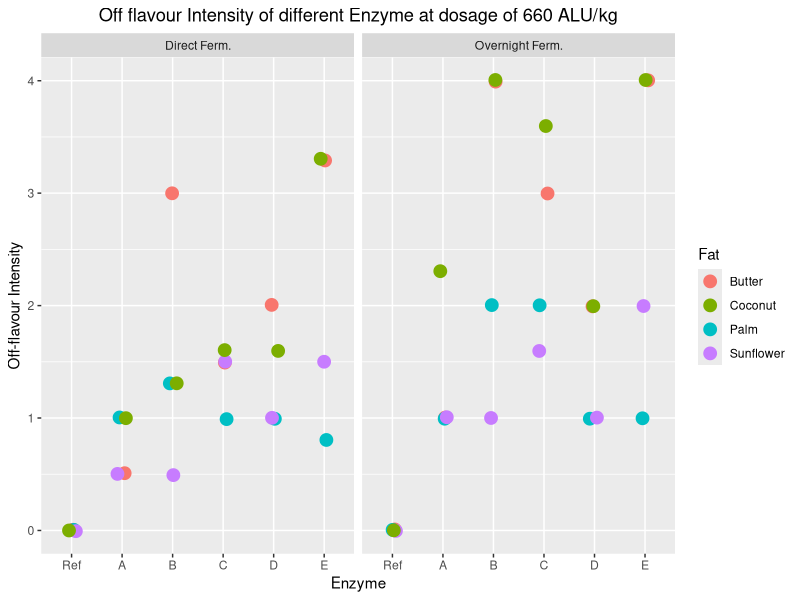
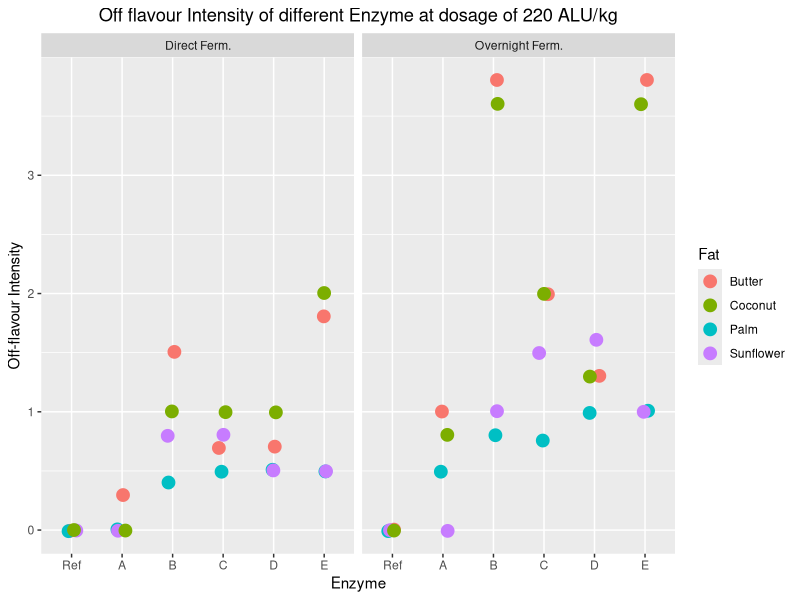
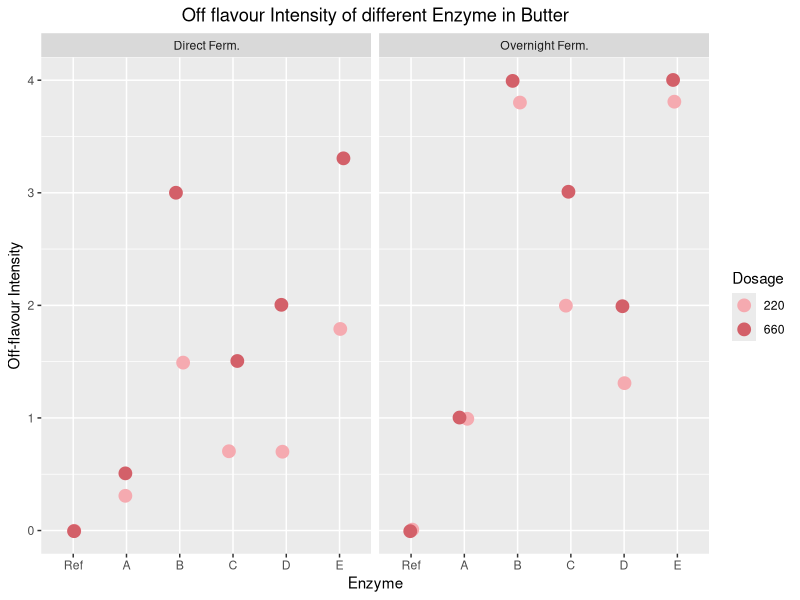
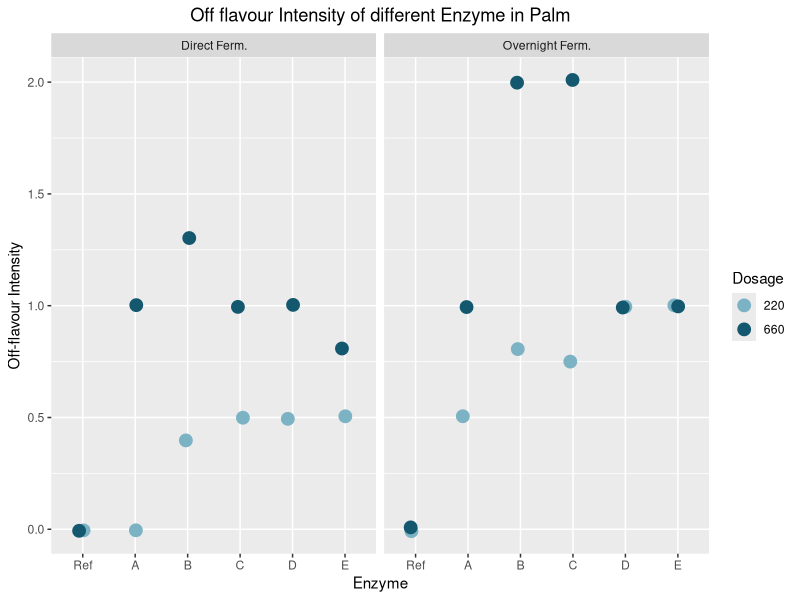
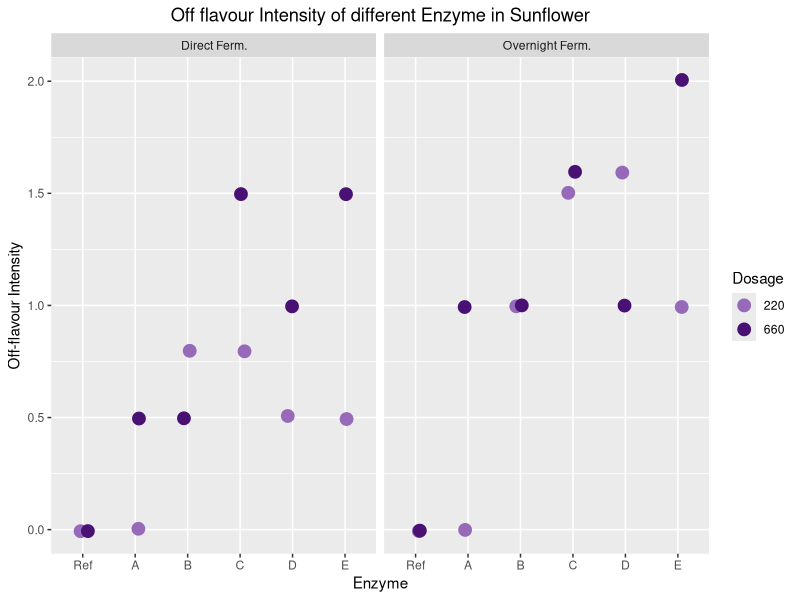
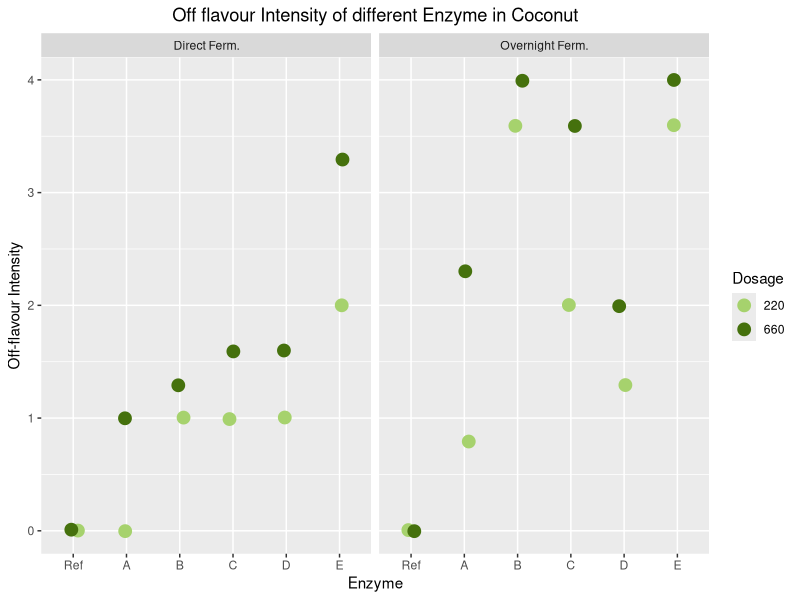
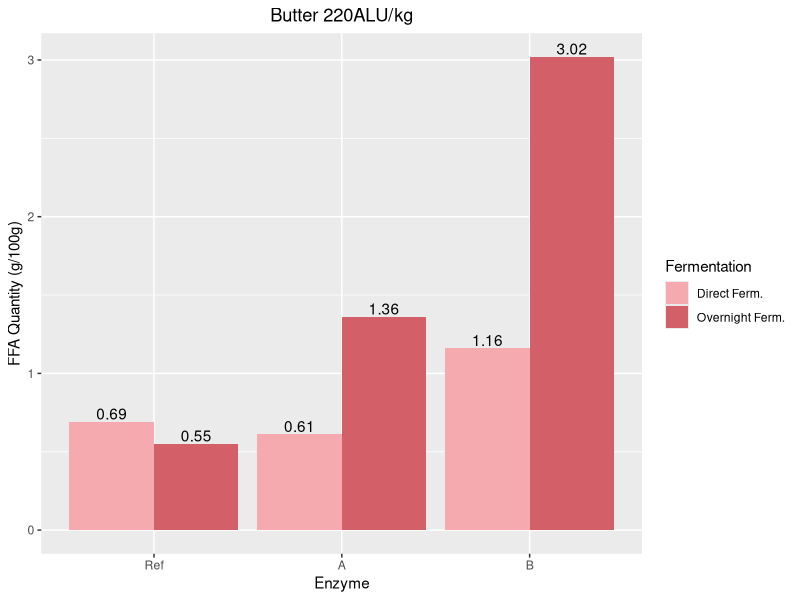
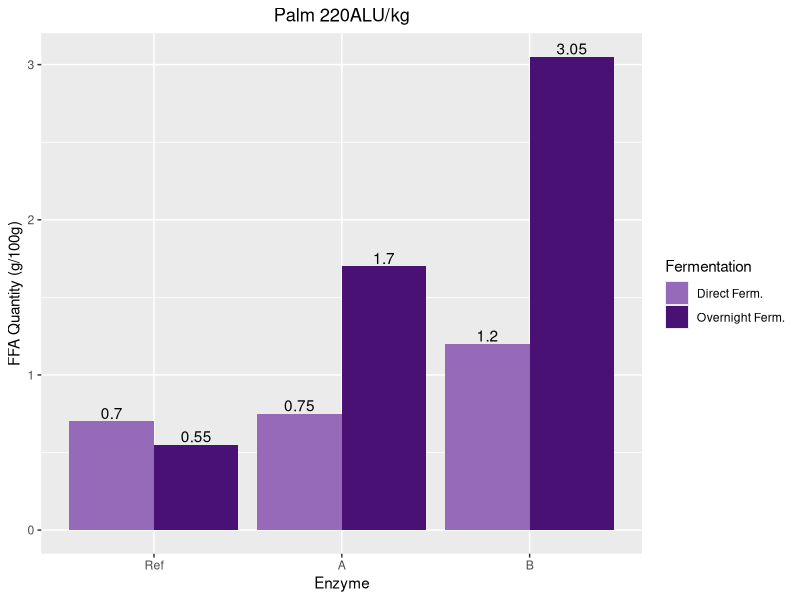

R code for these plots, in order: (Note: this script raises an error after producing the figures.)
#######Library##############
getwd()
library(readxl)
library(readr)
library(ggplot2)
library(tidyr)
library(tidyverse)
library(ggpubr)
library(purrr)

######Import Data frame (Excel)#######
Off_flavour_Data <- read_excel("Off_flavour_Data.xlsx")
Off_flavour_Data <- select(Off_flavour_Data,-Intensity_P1,-Intensity_P2,-Intensity_P3,
                           -Quantity_1,-Quantity_2)

#strings
Off_flavour_Data$Enzyme <- as.factor(Off_flavour_Data$Enzyme)
Off_flavour_Data$Fat <- as.factor(Off_flavour_Data$Fat)
Off_flavour_Data$Fermentation <- as.factor(Off_flavour_Data$Fermentation)
Off_flavour_Data$Intensity_mean <- as.numeric(Off_flavour_Data$Intensity_mean)
Off_flavour_Data$Dosage <- as.factor(Off_flavour_Data$Dosage)



######Data Visualization (1)#######

###660
Off_flavour_660 <- Off_flavour_Data %>% filter(Dosage == 660) 
ggplot(Off_flavour_660, aes(x=Enzyme, y=Intensity_mean, colour=Fat))+        
  geom_point(position=position_jitter(h=0.01, w=0.1), size = 4)+
  ylab("Off-flavour Intensity")+
  facet_grid(cols = vars(Fermentation))+ 
  ggtitle("Off flavour Intensity of different Enzyme at dosage of 660 ALU/kg")+
  theme(plot.title = element_text(hjust = 0.5))+
  scale_x_discrete(limits=c("Ref","A","B","C","D","E"))


###220
Off_flavour_220 <- Off_flavour_Data %>% filter(Dosage == 220)
ggplot(Off_flavour_220, aes(x=Enzyme, y=Intensity_mean, colour=Fat))+
  geom_point(position=position_jitter(h=0.01, w=0.1), size = 4)+
  ylab("Off-flavour Intensity")+
  facet_grid(cols = vars(Fermentation))+
  ggtitle("Off flavour Intensity of different Enzyme at dosage of 220 ALU/kg")+
  theme(plot.title = element_text(hjust = 0.5))+
  scale_x_discrete(limits=c("Ref","A","B","C","D","E"))



######Data Visualization (2)#######

###BUTTER
Off_flavour_Butter <- Off_flavour_Data %>% filter(Fat == "Butter")
ggplot(Off_flavour_Butter, aes(x=Enzyme, y=Intensity_mean, colour=Dosage))+
  geom_point(position=position_jitter(h=0.01, w=0.1), size = 4)+
  facet_grid(cols = vars(Fermentation))+
  scale_colour_manual(values=c("#F5AAB0","#D36069"))+ 
  ylab("Off-flavour Intensity")+
  ggtitle("Off flavour Intensity of different Enzyme in Butter")+
  theme(plot.title = element_text(hjust = 0.5))+
  scale_x_discrete(limits=c("Ref","A","B","C","D","E"))

###Palm
Off_flavour_Palm <- Off_flavour_Data %>% filter(Fat == "Palm")
ggplot(Off_flavour_Palm, aes(x=Enzyme, y=Intensity_mean, colour=Dosage))+
  geom_point(position=position_jitter(h=0.01, w=0.1), size = 4)+
  facet_grid(cols = vars(Fermentation))+
  scale_colour_manual(values=c("#7BB2C4","#13586F"))+ 
  ylab("Off-flavour Intensity")+
  ggtitle("Off flavour Intensity of different Enzyme in Palm")+
  theme(plot.title = element_text(hjust = 0.5))+
  scale_x_discrete(limits=c("Ref","A","B","C","D","E"))


###Sunflower
Off_flavour_Sunflower <- Off_flavour_Data %>% filter(Fat == "Sunflower")
ggplot(Off_flavour_Sunflower, aes(x=Enzyme, y=Intensity_mean, colour=Dosage))+
  geom_point(position=position_jitter(h=0.01, w=0.1), size = 4)+
  facet_grid(cols = vars(Fermentation))+
  scale_colour_manual(values=c("#976AB9","#481173"))+
  ylab("Off-flavour Intensity")+
  ggtitle("Off flavour Intensity of different Enzyme in Sunflower")+
  theme(plot.title = element_text(hjust = 0.5))+
  scale_x_discrete(limits=c("Ref","A","B","C","D","E"))


###Coconut
Off_flavour_Coconut <- Off_flavour_Data %>% filter(Fat == "Coconut")
ggplot(Off_flavour_Coconut, aes(x=Enzyme, y=Intensity_mean, colour=Dosage))+
  geom_point(position=position_jitter(h=0.01, w=0.1), size = 4)+
  facet_grid(cols = vars(Fermentation))+
  scale_colour_manual(values=c("#A6D26D","#45710D"))+ 
  ylab("Off-flavour Intensity")+
  ggtitle("Off flavour Intensity of different Enzyme in Coconut")+
  theme(plot.title = element_text(hjust = 0.5))+
  scale_x_discrete(limits=c("Ref","A","B","C","D","E"))



######Data Visualization (3)#######

####Butter
Correlation_Butter <- Off_flavour_Butter %>% na.omit()
ggplot(Correlation_Butter, aes(fill=Fermentation, y=Quantity_mean, x=Enzyme))+
  geom_bar(position='dodge', stat='identity')+
  scale_x_discrete(limits=c("Ref","A","B"))+
  scale_fill_manual(values=c("#F5AAB0","#D36069"))+
  ylab("FFA Quantity (g/100g)")+
  ggtitle("Butter 220ALU/kg")+
  theme(plot.title = element_text(hjust = 0.5))+
  geom_text(aes(label=Quantity_mean),
            position = position_dodge(0.9),
            vjust = -0.2)


###Palm
Correlation_Palm <- Off_flavour_Palm %>% na.omit()
ggplot(Correlation_Palm, aes(fill=Fermentation, y=Quantity_mean, x=Enzyme))+
  geom_bar(position='dodge', stat='identity')+
  scale_x_discrete(limits=c("Ref","A","B"))+
  scale_fill_manual(values=c("#976AB9","#481173"))+
  ylab("FFA Quantity (g/100g)")+
  ggtitle("Palm 220ALU/kg")+
  theme(plot.title = element_text(hjust = 0.5))+
  geom_text(aes(label=Quantity_mean),
            position = position_dodge(0.9),
            vjust = -0.2)



######ANOVA & T.test b/w Rounds of Panelists############

Off_flavour_panel <- read_excel("Off_flavour_Data.xlsx", sheet = "Sheet1")
Off_flavour_panel$Enzyme.2 <- as.factor(Off_flavour_panel$Enzyme.2)
Off_flavour_panel$Round <- as.factor(Off_flavour_panel$Round)

compare_means(Intensity.avg~Round,
              data=Off_flavour_panel,
              method = "anova")

compare_means(Intensity.avg~Round,
              data=Off_flavour_panel,
              method = "t.test")

#Interpretation: There was no significant difference between average results of the panelists in different rounds (p=0.52, ANOVA).
#Interpretation: The average observations of panelists showed no significant difference between round1 and round2 (p= 0.33), round1 and round3 (p= 0.82), and round2 and round3 (p= 0.43).
